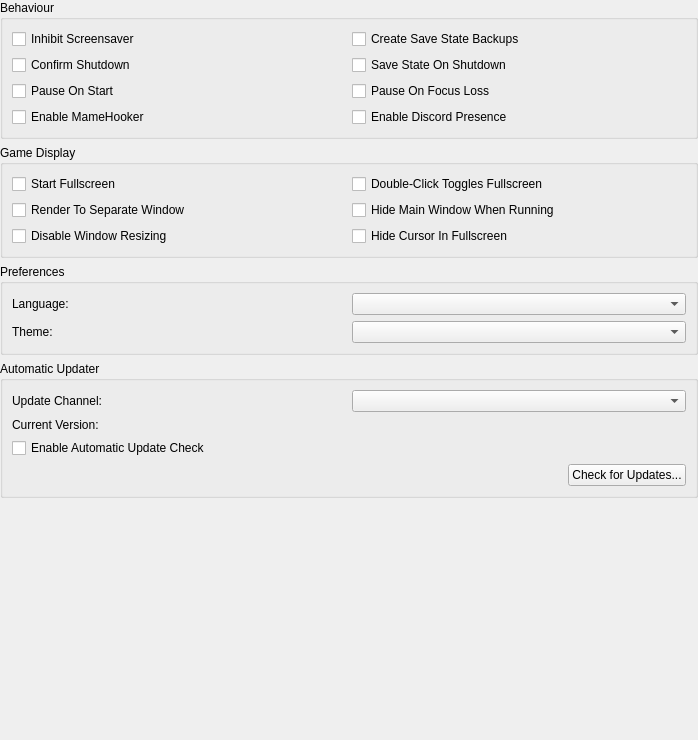
<?xml version="1.0" encoding="UTF-8"?>
<ui version="4.0">
 <class>InterfaceSettingsWidget</class>
 <widget class="QWidget" name="InterfaceSettingsWidget">
  <property name="geometry">
   <rect>
    <x>0</x>
    <y>0</y>
    <width>698</width>
    <height>740</height>
   </rect>
  </property>
  <layout class="QVBoxLayout" name="verticalLayout">
   <property name="leftMargin">
    <number>0</number>
   </property>
   <property name="topMargin">
    <number>0</number>
   </property>
   <property name="rightMargin">
    <number>0</number>
   </property>
   <property name="bottomMargin">
    <number>0</number>
   </property>
   <item>
    <widget class="QGroupBox" name="groupBox_4">
     <property name="title">
      <string>Behaviour</string>
     </property>
     <layout class="QGridLayout" name="formLayout_4">
      <item row="3" column="1">
       <widget class="QCheckBox" name="pauseOnFocusLoss">
        <property name="text">
         <string>Pause On Focus Loss</string>
        </property>
       </widget>
      </item>
      <item row="0" column="0">
       <widget class="QCheckBox" name="inhibitScreensaver">
        <property name="text">
         <string>Inhibit Screensaver</string>
        </property>
       </widget>
      </item>
      <item row="2" column="1">
       <widget class="QCheckBox" name="saveStateOnShutdown">
        <property name="text">
         <string>Save State On Shutdown</string>
        </property>
       </widget>
      </item>
      <item row="3" column="0">
       <widget class="QCheckBox" name="pauseOnStart">
        <property name="text">
         <string>Pause On Start</string>
        </property>
       </widget>
      </item>
      <item row="2" column="0">
       <widget class="QCheckBox" name="confirmShutdown">
        <property name="text">
         <string>Confirm Shutdown</string>
        </property>
       </widget>
      </item>
      <item row="0" column="1">
       <widget class="QCheckBox" name="backupSaveStates">
        <property name="text">
         <string>Create Save State Backups</string>
        </property>
       </widget>
      </item>
      <item row="4" column="0">
       <widget class="QCheckBox" name="enableMameHooker">
        <property name="text">
         <string>Enable MameHooker</string>
        </property>
       </widget>
      </item>		 
      <item row="4" column="1">
       <widget class="QCheckBox" name="discordPresence">
        <property name="text">
         <string>Enable Discord Presence</string>
        </property>
       </widget>
      </item>		 
     </layout>
    </widget>
   </item>
   <item>
    <widget class="QGroupBox" name="groupBox_2">
     <property name="title">
      <string>Game Display</string>
     </property>
     <layout class="QGridLayout" name="gridLayout_3">
      <item row="0" column="0">
       <widget class="QCheckBox" name="startFullscreen">
        <property name="text">
         <string>Start Fullscreen</string>
        </property>
       </widget>
      </item>
      <item row="0" column="1">
       <widget class="QCheckBox" name="doubleClickTogglesFullscreen">
        <property name="text">
         <string>Double-Click Toggles Fullscreen</string>
        </property>
       </widget>
      </item>
      <item row="1" column="0">
       <widget class="QCheckBox" name="renderToSeparateWindow">
        <property name="text">
         <string>Render To Separate Window</string>
        </property>
       </widget>
      </item>
      <item row="1" column="1">
       <widget class="QCheckBox" name="hideMainWindow">
        <property name="text">
         <string>Hide Main Window When Running</string>
        </property>
       </widget>
      </item>
      <item row="2" column="0">
       <widget class="QCheckBox" name="disableWindowResizing">
        <property name="text">
         <string>Disable Window Resizing</string>
        </property>
       </widget>
      </item>
      <item row="2" column="1">
       <widget class="QCheckBox" name="hideMouseCursor">
        <property name="text">
         <string>Hide Cursor In Fullscreen</string>
        </property>
       </widget>
      </item>
     </layout>
    </widget>
   </item>
   <item>
    <widget class="QGroupBox" name="preferencesGroup">
     <property name="title">
      <string>Preferences</string>
     </property>
     <layout class="QGridLayout" name="gridLayout">
      <item row="0" column="0">
       <widget class="QLabel" name="label">
        <property name="text">
         <string>Language:</string>
        </property>
       </widget>
      </item>
      <item row="0" column="1">
       <widget class="QComboBox" name="language"/>
      </item>
      <item row="1" column="0">
       <widget class="QLabel" name="label_2">
        <property name="text">
         <string>Theme:</string>
        </property>
       </widget>
      </item>
      <item row="1" column="1">
       <widget class="QComboBox" name="theme"/>
      </item>
     </layout>
    </widget>
   </item>
   <item>
    <widget class="QGroupBox" name="automaticUpdaterGroup">
     <property name="title">
      <string>Automatic Updater</string>
     </property>
     <layout class="QGridLayout" name="gridLayout_2">
      <item row="0" column="0">
       <widget class="QLabel" name="label_4">
        <property name="text">
         <string>Update Channel:</string>
        </property>
       </widget>
      </item>
      <item row="0" column="1">
       <widget class="QComboBox" name="autoUpdateTag"/>
      </item>
      <item row="1" column="0">
       <widget class="QLabel" name="label_5">
        <property name="text">
         <string>Current Version:</string>
        </property>
       </widget>
      </item>
      <item row="1" column="1">
       <widget class="QLabel" name="autoUpdateCurrentVersion">
        <property name="text">
         <string/>
        </property>
       </widget>
      </item>
      <item row="2" column="0" colspan="2">
       <widget class="QCheckBox" name="autoUpdateEnabled">
        <property name="text">
         <string>Enable Automatic Update Check</string>
        </property>
       </widget>
      </item>
      <item row="3" column="0" colspan="2">
       <layout class="QHBoxLayout" name="horizontalLayout_2">
        <item>
         <spacer name="horizontalSpacer">
          <property name="orientation">
           <enum>Qt::Horizontal</enum>
          </property>
          <property name="sizeHint" stdset="0">
           <size>
            <width>40</width>
            <height>20</height>
           </size>
          </property>
         </spacer>
        </item>
        <item>
         <widget class="QPushButton" name="checkForUpdates">
          <property name="text">
           <string>Check for Updates...</string>
          </property>
         </widget>
        </item>
       </layout>
      </item>
     </layout>
    </widget>
   </item>
   <item>
    <spacer name="verticalSpacer">
     <property name="orientation">
      <enum>Qt::Vertical</enum>
     </property>
     <property name="sizeHint" stdset="0">
      <size>
       <width>20</width>
       <height>40</height>
      </size>
     </property>
    </spacer>
   </item>
  </layout>
 </widget>
 <resources>
  <include location="../resources/resources.qrc"/>
 </resources>
 <connections/>
</ui>
